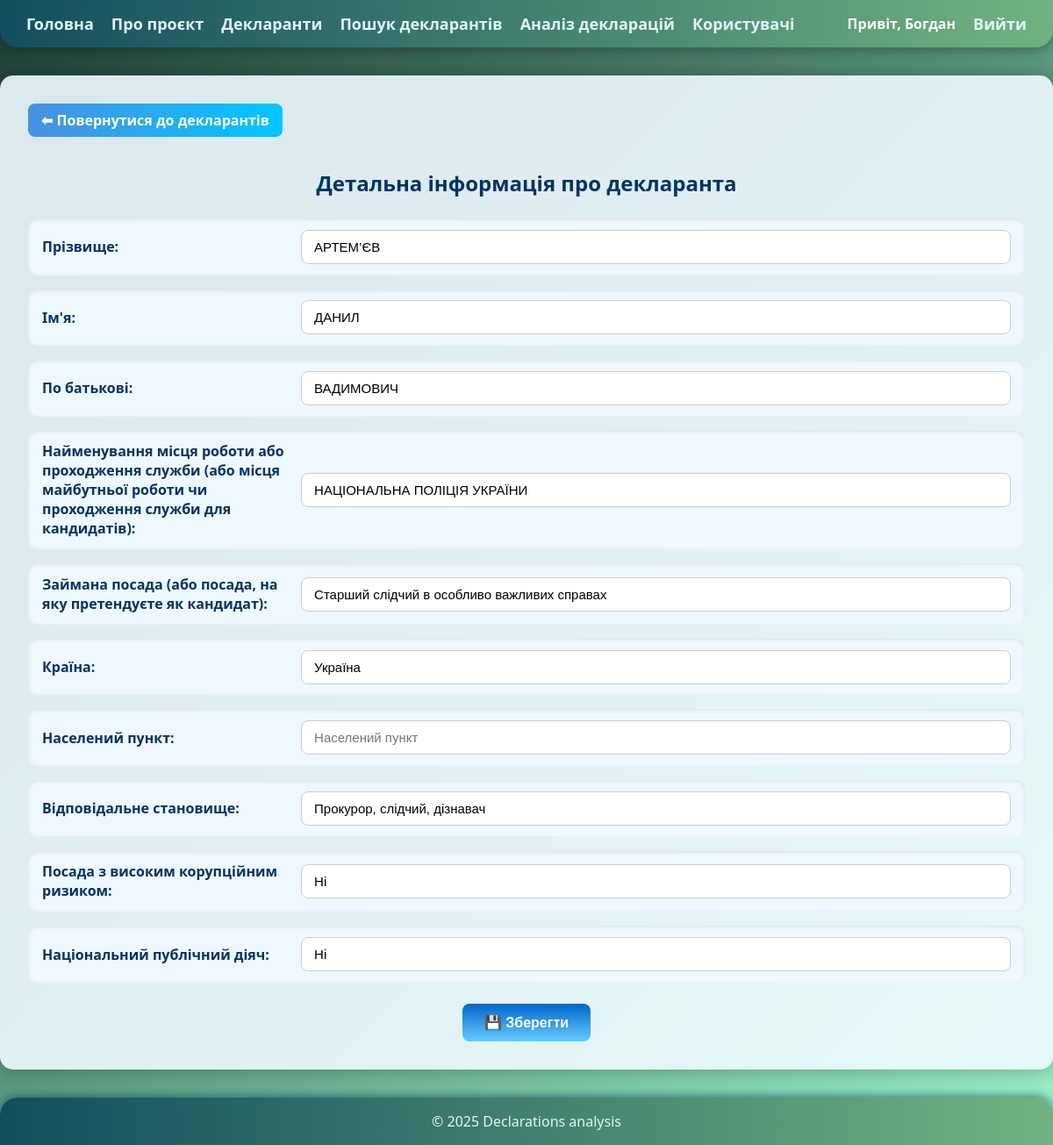
/declarants/6/ (signed in), run on the app's committed database.
### apps/users/models.py (models this page shows)
class CustomUser(AbstractUser):
    ROLE_CHOICES = (
        ('guest', 'Guest'),
        ('user', 'User'),
        ('admin', 'Admin'),
    )
    role = models.CharField(max_length=20, choices=ROLE_CHOICES, default='guest')
    photo = models.ImageField(upload_to='user_photos', null=True, blank=True)
    phone = models.CharField(max_length=13, null=True, blank=True)
    declarant = models.ManyToManyField("core.Declarant", through="UserDeclarant", related_name='customer_users')
    declarations = models.ManyToManyField("core.Declaration",through="UserDeclaration",related_name='customer_users')

### apps/core/models/declarant.py (models this page shows, shortened)
class Declarant(models.Model):
    user_declarant_id = models.PositiveBigIntegerField(null=True, blank=True)
    api_id = models.UUIDField(null=True, blank=True) # можна видалити
    lastname = models.CharField(max_length=100, blank=False)
    firstname = models.CharField(max_length=100, blank=False)
    middlename = models.CharField(max_length=100, null=False, blank=False)
    work_place = models.CharField(max_length=255, null=False, blank=False)
    work_post = models.CharField(max_length=255, null=False, blank=False)
    actual_country = models.PositiveSmallIntegerField(choices=CountryDeclarant.choices, null=False, blank=False)
    region = models.CharField(max_length=255, null=False, blank=False)
    responsible_position = models.CharField(choices=ResponsiblePositionType.choices, max_length=550, null=False, blank=False)
    corruption_affected = models.CharField(choices=CorruptionAffectedType.choices, max_length=550, null=False, blank=False)
    public_person = models.CharField(choices=PublicPersonType.choices, max_length=550, null=False, blank=False)
    owner = models.OneToOneField("Owner", on_delete=models.CASCADE, related_name="declarant", null=True, blank=True)
    created_at = models.DateTimeField(auto_now_add=True)
    updated_at = models.DateTimeField(auto_now=True)

### apps/core/views.py (the view, shortened to what this page needs)
# urls.py: path('declarants/<int:pk>/', DeclarantDetailUpdateView.as_view(), name='declarant_detail'),
class DeclarantDetailUpdateView(View):
    model = Declarant
    def get(self, request, pk):
        declarant = get_object_or_404(Declarant, pk=pk)
        declarant_form = DeclarantForm(instance=declarant)
        return render(request, 'core/pages/declarant_detail.html', {'declarant_form': declarant_form})

### apps/core/templates/core/pages/declarant_detail.html (shortened to what this page needs)
{% extends "base.html" %}
{% load static %}
{% block content %}
<div class="detail-container">
    <a href="{% url 'declarants' %}" class="detail-back-btn">⬅ Повернутися до декларантів</a>
    <h2 class="detail-title">Детальна інформація про декларанта</h2>
    <form method="post" enctype="multipart/form-data" id="declarant-detail-form" class="detail-form">
        <div class="detail-form-wrapper">
            {% for field in declarant_form %}
                <div class="detail-form-row">
                    <label for="{{ field.id_for_label }}" class="detail-label">{{ field.label }}:</label>
                    <div class="detail-input">
                        {{ field }}
                    </div>
                </div>
            {% endfor %}
        </div>
        <div class="detail-actions">
            <button type="submit" name="submit_declarant" class="detail-save-btn">
                💾 Зберегти
            </button>
        </div>
    </form>
</div>
{% endblock content %}

### apps/core/templates/core/includes/header.html (shortened to what this page needs)
<header>
    <nav>
        <ul class="nav-left">
            <li><a href="{% url 'welcome' %}">Головна</a></li>
            <li><a href="{% url 'about' %}">Про проєкт</a></li>
            <li><a href="{% url 'declarants' %}">Декларанти</a></li>
            <li><a href="{% url 'declarants_search' %}">Пошук декларантів</a></li>
            <li><a href="{% url 'declarations_analysis_page' %}">Аналіз декларацій</a></li>
            <li><a href="{% url 'users' %}">Користувачі</a></li>
        </ul>
        <ul class="nav-right">
            {% if user.is_authenticated %}
                <strong>Привіт, {{ user.first_name }}</strong>
                <li>
                    <form action="{% url 'logout' %}" method="post">
                        <button type="submit" class="btn-link">Вийти</button>
                    </form>
                </li>
            {% else %}
                <li><a href="{% url 'login' %}">Увійти</a></li>
                <li><a href="{% url 'register' %}">Зареєструватися</a></li>
            {% endif %}
        </ul>
    </nav>
</header>

### static/styles.css (style rules this page uses)
html, body { height: 100%; margin: 0; overflow-x: hidden; }
body { display: flex; flex-direction: column; min-height: 100vh; font-family: 'Segoe UI', Tahoma, Geneva, Verdana, sans-serif; background: linear-gradient(135deg, #1f4037, #99f2c8); background-repeat: no-repeat; background-size: cover; background-position: center; background-attachment: fixed; color: #ffffff; }
header { background: linear-gradient(90deg, #134E5E, #71B280); padding: 15px 30px; border-radius: 0 0 20px 20px; box-shadow: 0 4px 15px rgba(0, 0, 0, 0.3); width: 100%; }
header nav { display: flex; justify-content: flex-start; align-items: center; width: 100%; }
header ul { list-style: none; padding: 0; margin: 0; display: flex; gap: 20px; align-items: center; }
header a, header .btn-link { color: #e0f7fa; font-weight: 600; text-decoration: none; font-size: 18px; transition: color 0.3s ease; background: none; border: none; cursor: pointer; font-family: inherit; }
* { box-sizing: border-box; }
.nav-left { display: flex; gap: 20px; }
.nav-right { display: flex; gap: 20px; margin-left: auto; }
.btn-link { background: none; border: none; color: #e0f7fa; font-weight: 600; font-size: 18px; cursor: pointer; transition: color 0.3s ease; padding: 0; }
.detail-container { max-width: 1500px; margin: 2rem auto; padding: 2rem; background: rgba(240, 250, 255, 0.9); border-radius: 15px; box-shadow: 0 0 25px rgba(0,0,0,0.3); position: relative; }
.detail-back-btn { display: inline-block; margin-bottom: 1rem; padding: 8px 15px; border-radius: 8px; background: linear-gradient(to right, #4a90e2, #00c6ff); color: white; text-decoration: none; font-weight: bold; transition: background 0.3s ease, transform 0.2s ease; }
.detail-title { text-align: center; color: #003366; margin-bottom: 1.5rem; }
.detail-form-wrapper { display: flex; flex-direction: column; gap: 1rem; }
.detail-form-row { display: flex; flex-wrap: wrap; align-items: center; gap: 1rem; background: #f0f8ff; padding: 0.8rem 1rem; border-radius: 10px; box-shadow: inset 0 1px 4px rgba(0,0,0,0.1); }
.detail-label { flex: 1 1 17%; font-weight: 600; color: #003366; }
.detail-input { flex: 1 1 65%; }
.detail-input input, .detail-input select { width: 100%; padding: 10px 14px; border-radius: 8px; border: 1px solid #ccc; background: white; font-size: 15px; box-sizing: border-box; appearance: none; -webkit-appearance: none; -moz-appearance: none; background-repeat: no-repeat; white-space: normal; word-wrap: break; }
.detail-input select option { font-size: 0.75rem; }
.detail-actions { display: flex; justify-content: center; margin-top: 1.5rem; }
.detail-save-btn { display: flex; align-items: center; gap: 0.5rem; padding: 12px 25px; font-size: 16px; font-weight: bold; border-radius: 8px; background: linear-gradient(to bottom, #0066cc 0%, #66ccff 100%); color: white; border: none; cursor: pointer; transition: transform 0.2s ease, background 0.3s ease; }

### data on the page
CustomUser: first_name "Богдан"
Declarant: declarant_form "АРТЕМ’ЄВ" "ДАНИЛ" "ВАДИМОВИЧ" "НАЦІОНАЛЬНА ПОЛІЦІЯ УКРАЇНИ" "Старший слідчий в особливо важливих справах" "Україна" "Прокурор, слідчий, дізнавач" "Ні" "Ні"

### other printed values
{{ field.label }} "Прізвище" "Ім'я" "По батькові" "Найменування місця роботи або проходження служби (або місця майбутньої роботи чи проходження служби для кандидатів)" "Займана посада (або посада, на яку претендуєте як кандидат)" "Країна" "Населений пункт" "Відповідальне становище" "Посада з високим корупційним ризиком" "Національний публічний діяч"
